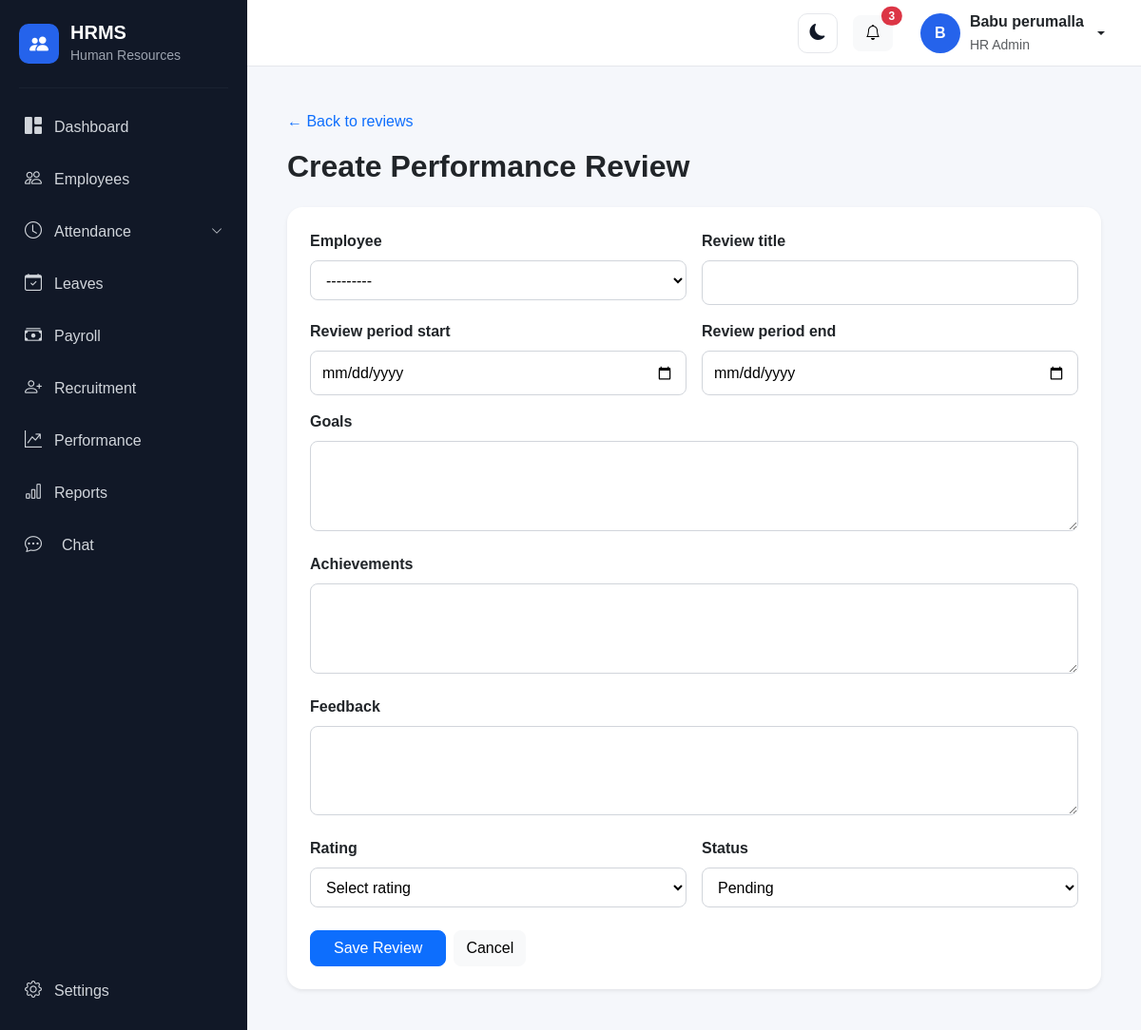
The page /performance/reviews/create/ (signed in) on the database its author committed.
### account/models.py (models this page shows, shortened)
class User(AbstractUser):
    class Role(models.TextChoices):
        SUPER_ADMIN = "SUPER_ADMIN", "Super Admin"
        HR_ADMIN = "HR_ADMIN", "HR Admin"
        MANAGER = "MANAGER", "Manager"
        EMPLOYEE = "EMPLOYEE", "Employee"
        RECRUITER = "RECRUITER", "Recruiter"
        PAYROLL_ADMIN = "PAYROLL_ADMIN", "Payroll Admin"
    objects = HRMSUserManager()
    role = models.CharField(
        max_length=30,
        choices=Role.choices,
        default=Role.EMPLOYEE,
    )
    phone = models.CharField(
        max_length=15,
        blank=True,
        null=True,
    )
    profile_picture = models.ImageField(
        upload_to="profile_pictures/",
        blank=True,
        null=True,
    )
    must_change_password = models.BooleanField(
        default=False,
        help_text="If enabled, the user must change their password after logging in.",
    )

### employees/models.py (models this page shows)
class Employee(models.Model):
    class Role(models.TextChoices):
        EMPLOYEE = "EMPLOYEE", "Employee"
        MANAGER = "MANAGER", "Manager"
        HR_ADMIN = "HR_ADMIN", "HR Admin"
        SUPER_ADMIN = "SUPER_ADMIN", "Super Admin"
    class Gender(models.TextChoices):
        MALE = "MALE", "Male"
        FEMALE = "FEMALE", "Female"
        OTHER = "OTHER", "Other"
    class EmploymentType(models.TextChoices):
        FULL_TIME = "FULL_TIME", "Full Time"
        PART_TIME = "PART_TIME", "Part Time"
        CONTRACT = "CONTRACT", "Contract"
        INTERN = "INTERN", "Intern"
    class EmploymentStatus(models.TextChoices):
        ACTIVE = "ACTIVE", "Active"
        BENCH = "BENCH", "Bench"
        ON_LEAVE = "ON_LEAVE", "On Leave"
        RESIGNED = "RESIGNED", "Resigned"
        TERMINATED = "TERMINATED", "Terminated"
        RETIRED = "RETIRED", "Retired"
    class WorkArrangement(models.TextChoices):
        ONSITE = "ONSITE", "Onsite"
        REMOTE = "REMOTE", "Remote"
        HYBRID = "HYBRID", "Hybrid"
        CLIENT_SITE = "CLIENT_SITE", "Client Site"
    user = models.OneToOneField(
        settings.AUTH_USER_MODEL,
        on_delete=models.SET_NULL,
        null=True,
        blank=True,
        related_name="employee_profile",
    )
    role = models.CharField(
        max_length=20,
        choices=Role.choices,
        default=Role.EMPLOYEE,
    )
    work_arrangement = models.CharField(
        max_length=20,
        choices=WorkArrangement.choices,
        default=WorkArrangement.ONSITE,
    )
    employee_id = models.CharField(
        max_length=20,
        unique=True,
    )
    first_name = models.CharField(
        max_length=100,
    )
    middle_name = models.CharField(
        max_length=100,
        blank=True,
    )
    last_name = models.CharField(
        max_length=100,
    )
    date_of_birth = models.DateField(
        null=True,
        blank=True,
    )
    gender = models.CharField(
        max_length=20,
        choices=Gender.choices,
        blank=True,
    )
    email = models.EmailField(
        blank=True,
    )
    phone = models.CharField(
        max_length=20,
        blank=True,
    )
    alternate_phone = models.CharField(
        max_length=20,
        blank=True,
    )
    address = models.TextField(
        blank=True,
    )
    city = models.CharField(
        max_length=100,
        blank=True,
    )
    state = models.CharField(
        max_length=100,
        blank=True,
    )
    country = models.CharField(
        max_length=100,
        default="India",
    )
    postal_code = models.CharField(
        max_length=20,
        blank=True,
    )
    company = models.ForeignKey(
        "organization.Company",
        on_delete=models.PROTECT,
        related_name="employees",
        null=True,
        blank=True
    )
    department = models.ForeignKey(
        "organization.Department",
        on_delete=models.PROTECT,
        related_name="employees",
        null=True,
        blank=True,
    )
    designation = models.ForeignKey(
        "organization.Designation",
        on_delete=models.PROTECT,
        related_name="employees",
        null=True,
        blank=True,
    )
    branch = models.ForeignKey(
        "organization.Branch",
        on_delete=models.PROTECT,
        related_name="employees",
        null=True,
        blank=True,
    )
    work_location = models.ForeignKey(
        "organization.WorkLocation",
        on_delete=models.PROTECT,
        related_name="employees",
        null=True,
        blank=True,
    )
    employment_type = models.CharField(
        max_length=20,
        choices=EmploymentType.choices,
        default=EmploymentType.FULL_TIME,
    )
    employment_status = models.CharField(
        max_length=20,
        choices=EmploymentStatus.choices,
        default=EmploymentStatus.ACTIVE,
    )
    joining_date = models.DateField()
    confirmation_date = models.DateField(
        null=True,
        blank=True,
    )
    resignation_date = models.DateField(
        null=True,
        blank=True,
    )
    termination_date = models.DateField(
        null=True,
        blank=True,
    )
    reporting_manager = models.ForeignKey(
        "self",
        on_delete=models.SET_NULL,
        null=True,
        blank=True,
        related_name="team_members",
    )
    profile_photo = models.ImageField(
        upload_to="employees/profile/",
        blank=True,
        null=True,
    )
    created_at = models.DateTimeField(
        auto_now_add=True,
    )
    updated_at = models.DateTimeField(
        auto_now=True,
    )
    class Meta:
        ordering = ["first_name", "last_name"]
    def __str__(self):
        return f"{self.employee_id} - {self.get_full_name()}"
    def get_full_name(self):
        return " ".join(
            filter(
                None,
                [
                    self.first_name,
                    self.middle_name,
                    self.last_name,
                ],
            )
        )

### performance/views.py (the view, shortened to what this page needs)
# urls.py: path("reviews/create/", views.review_create, name="review_create"),
@login_required
@hr_or_manager_required
def review_create(request):
    form = PerformanceReviewForm(request.POST or None)
    return render(
        request,
        "performance/review_form.html",
        {
            "form": form,
            "page_title": "Create Performance Review",
        },
    )

### templates/performance/review_form.html (shortened to what this page needs)
{% extends "base.html" %}
{% block content %}
<div class="container py-3" style="max-width: 900px">
  <a href="{% url 'performance:review_list' %}" class="text-decoration-none">← Back to reviews</a>
  <h2 class="fw-bold mt-3 mb-4">{{ page_title }}</h2>
  <form method="post" class="card border-0 shadow-sm rounded-4">
    <div class="card-body p-4">
      <div class="row g-3">
      {% for field in form %}
        <div class="{% if field.name == 'goals' or field.name == 'achievements' or field.name == 'feedback' %}col-12{% else %}col-md-6{% endif %}">
          <label class="form-label fw-semibold" for="{{ field.id_for_label }}">{{ field.label }}</label>
          {{ field }}
        </div>
      {% endfor %}
      </div>
      <div class="d-flex gap-2 mt-4">
        <button class="btn btn-primary px-4" type="submit">Save Review</button>
        <a href="{% url 'performance:review_list' %}" class="btn btn-light">Cancel</a>
      </div>
    </div>
  </form>
</div>
{% endblock %}

### templates/base.html (shortened to what this page needs)
{% load static %}
<!DOCTYPE html>
<html lang="en">
<head>
    <link href="https://cdn.jsdelivr.net/npm/bootstrap@5.3.3/dist/css/bootstrap.min.css" rel="stylesheet">
    <link rel="stylesheet" href="https://cdn.jsdelivr.net/npm/bootstrap-icons@1.11.3/font/bootstrap-icons.min.css">
    <link rel="stylesheet" href="{% static 'css/style.css' %}">
</head>
<body>
    <div class="d-flex min-vh-100">
        <aside class="sidebar" id="sidebar">
            <div class="sidebar-brand">
                <div class="brand-icon">
                    <i class="bi bi-people-fill"></i>
                </div>
                <div>
                    <h5 class="mb-0">
                        HRMS
                    </h5>
                    <small>
                        Human Resources
                    </small>
                </div>
            </div>
            <hr>
            <nav class="sidebar-menu">
                <a href="{% url 'dashboard' %}" class="sidebar-link">
                    <i class="bi bi-grid-1x2-fill"></i>
                    <span>
                        Dashboard
                    </span>
                </a>
                <a href="{% url 'employee_list' %}" class="sidebar-link">
                    <i class="bi bi-people"></i>
                    <span>
                        Employees
                    </span>
                </a>
                <a class="sidebar-link" data-bs-toggle="collapse" href="#attendanceMenu"
                    role="button" aria-expanded="false" aria-controls="attendanceMenu">
                    <i class="bi bi-clock"></i>
                    <span class="flex-grow-1">
                        Attendance
                    </span>
                    <i class="bi bi-chevron-down organization-arrow"></i>
                </a>
                <a href="{% url 'leave_dashboard' %}" class="sidebar-link">
                    <i class="bi bi-calendar-check"></i>
                    <span>
                        Leaves
                    </span>
                </a>
                <a href="{% url 'payroll:payroll_dashboard' %}" class="sidebar-link">
                    <i class="bi bi-cash-stack"></i>
                    <span>
                        Payroll
                    </span>
                </a>
                {% if user.role == "HR_ADMIN" %}
                <a href="{% url 'recruitment:dashboard' %}" class="sidebar-link">
                    <i class="bi bi-person-plus"></i>
                    <span>
                        Recruitment
                    </span>
                </a>
                {% endif %}
                <a href="{% url 'performance:dashboard' %}" class="sidebar-link">
                    <i class="bi bi-graph-up-arrow"></i>
                    <span>
                        Performance
                    </span>
                </a>
                {% if user.role == "HR_ADMIN" or user.role == "SUPER_ADMIN" %}
                <a href="{% url 'reports:dashboard' %}" class="sidebar-link">
                    <i class="bi bi-bar-chart"></i>
                    <span>
                        Reports
                    </span>
                </a>
                {% endif %}
                <a href="{% url 'chat:home' %}"
                    class="sidebar-link {% if request.resolver_match.namespace == 'chat' %}active{% endif %}">
                    <i class="bi bi-chat-dots me-2"></i>
                    <span>Chat</span>
                </a>
            </nav>
            <div class="sidebar-bottom">
                <a href="{% url 'settings' %}" class="sidebar-link">
                    <i class="bi bi-gear"></i>
                    <span>
                        Settings
                    </span>
                </a>
            </div>
        </aside>
        <div class="main-wrapper">
            <nav class="top-navbar">
                <div class="ms-auto d-flex align-items-center gap-3">
                    <button type="button" class="btn theme-toggle" id="themeToggle" aria-label="Switch to dark mode"
                        title="Switch to dark mode">
                        <i class="bi bi-moon-fill" id="themeToggleIcon"></i>
                    </button>
                    <button type="button" class="btn btn-light position-relative">
                        <i class="bi bi-bell"></i>
                        <span class="position-absolute top-0 start-100 translate-middle badge rounded-pill bg-danger">
                            3
                        </span>
                    </button>
                    <div class="dropdown">
                        <button type="button" class="btn user-menu dropdown-toggle" data-bs-toggle="dropdown">
                            <div class="user-avatar overflow-hidden d-flex align-items-center justify-content-center"
                                 style="width:42px; height:42px; min-width:42px; border-radius:50%;">
                                {% if user.employee_profile.profile_photo %}
                                    <img src="{{ user.employee_profile.profile_photo.url }}"
                                         alt="{{ user.get_full_name|default:user.username }}"
                                         style="width:100%; height:100%; object-fit:cover; border-radius:50%;">
                                {% elif user.profile_picture %}
                                    <img src="{{ user.profile_picture.url }}"
                                         alt="{{ user.get_full_name|default:user.username }}"
                                         style="width:100%; height:100%; object-fit:cover; border-radius:50%;">
                                {% else %}
                                    {{ user.first_name|first|default:user.username|first|upper }}
                                {% endif %}
                            </div>
                            <div class="d-none d-md-block text-start">
                                <div class="fw-semibold">
                                    {{ user.get_full_name|default:user.username }}
                                </div>
                                <small class="text-muted">
                                    {{ user.get_role_display }}
                                </small>
                            </div>
                        </button>
                    </div>
                </div>
            </nav>
            <main class="content-area">
                {% block content %}
                {% endblock %}
            </main>
        </div>
    </div>
</body>
</html>

### rows shown on the page
User: first_name|first "B", get_full_name "Babu perumalla", role "HR Admin"
Employee: form "---------"

### other values the page prints
{{ page_title }} "Create Performance Review"
{{ field.label }} "Employee" "Review title" "Review period start" "Review period end" "Goals" "Achievements" "Feedback" "Rating" "Status"
